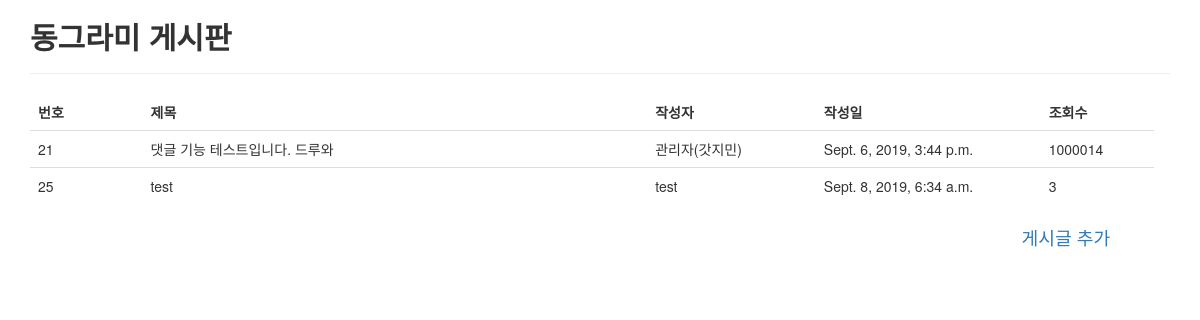
Before: / with the older database file.
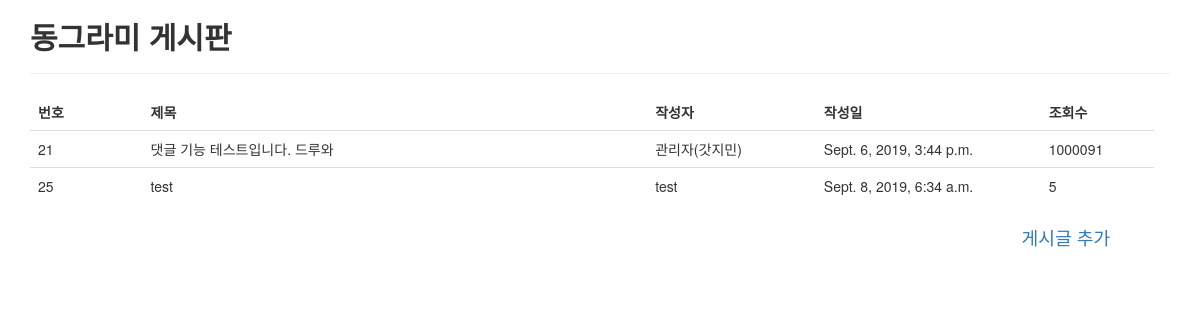
After: the same page with the newer database file.
### myapp/models.py (models this page shows, shortened)
class Board_DB(models.Model):
    title = models.CharField(max_length=400)
    tag = models.CharField(max_length=50)
    writer = models.CharField(max_length=120, null=True, default='')
    contents = models.TextField(null=True, default='')
    date = models.DateTimeField(auto_now_add=True)
    hits = models.PositiveIntegerField(default=0)
    pwd = models.CharField(max_length=15, null=True, default='')

### myapp/views.py (the view)
# urls.py: path(r'', views.post_list, name='post_list'),
def post_list(request):
    posts = Board_DB.objects.all()
    data = {}
    data['object_list'] = posts
    return render(request, 'myapp/post_list.html', data)

### myapp/templates/myapp/post_list.html (shortened to what this page needs)
<!DOCTYPE html>
<html lang="en">
<head>
    <link rel="stylesheet" href="http://maxcdn.bootstrapcdn.com/bootstrap/3.3.6/css/bootstrap.min.css">
</head>
<body>
    <div class="container">
        <h2><B>동그라미 게시판</B></h2>
        <hr>
        <table class="table">
            <thead>
                <tr style="align-items: center">
                    <td style="width:10%"><B>번호</B></td>
                    <td style="width:45%"><B>제목</B></td>
                    <td style="width:15%"><B>작성자</B></td>
                    <td style="width:20%"><B>작성일</B></td>
                    <td style="width:10%"><B>조회수</B></td>
                    <td></td>
                </tr>
            </thead>
            <tbody>
                {% if object_list %}
                {% for post in object_list %}
                <tr class='tbody_tr' id='tbody_tr_{{post.id}}'>
                    <td>{{post.id}}</td>
                    <td id ='tbody_tr_title'
                    onClick = "location.href='{% url 'post_detail' post.id %}'">{{post.title}}</td>
                    <td>{{post.writer}}</td>
                    <td>{{post.date}}</td>
                    <td>{{post.hits}}</td>
                </tr>
                {% endfor %}
                {%else %}
                <p>No posts </p>
                {% endif %}
        </table>
        <tbody>
            <p style="text-align: right;font-size:130%;"><a href="{% url "post_add" %}">게시글 추가</a>
            </p>
</body>
</html>

Changed rows visible on the page:
changed Board_DB "댓글 기능 테스트입니다. 드루와": hits "1000014" → "1000091"
changed Board_DB "test": hits "3" → "5"
